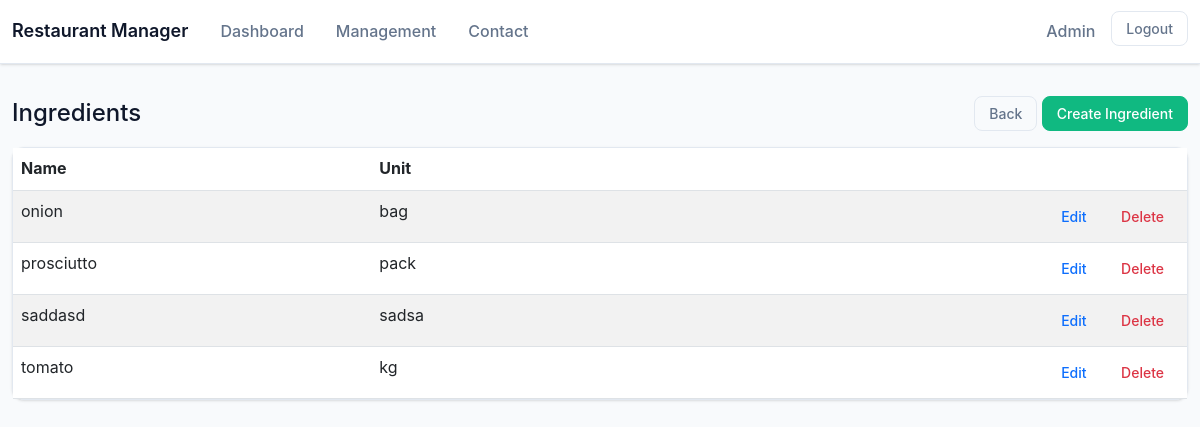
The page /management/ingredients/ (signed in) on the database as committed earlier.
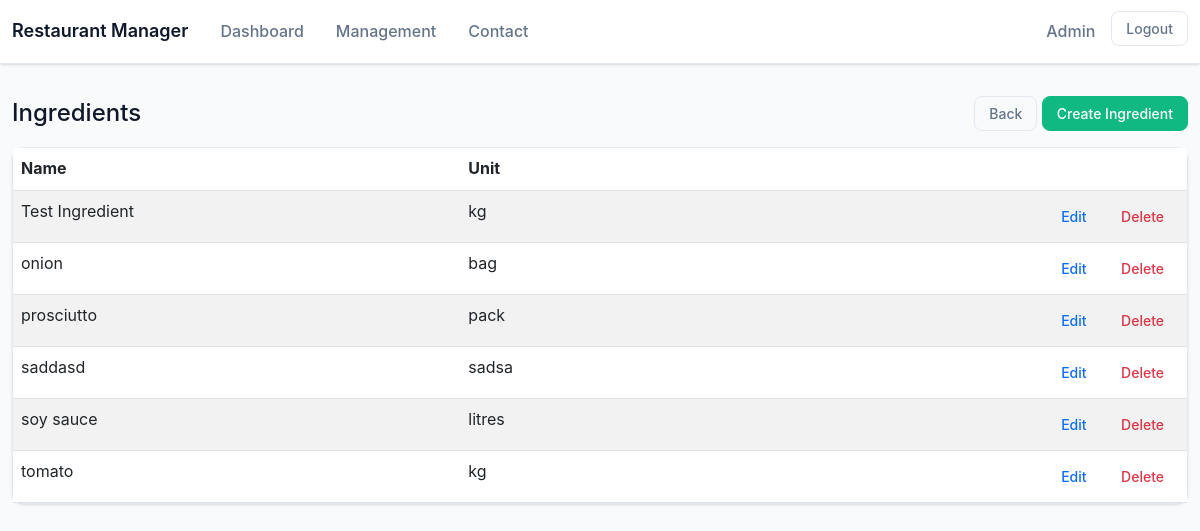
The same page on the database as committed later.
### orders/models.py (models this page shows, shortened)
class Ingredient(models.Model):
    name = models.CharField(max_length=100)
    unit = models.CharField(max_length=20)
    station = models.CharField(max_length=50, blank=True, null=True)

### orders/views.py (the view)
# urls.py: path('management/ingredients/', views.management_ingredients, name='management_ingredients'),
@admin_required
def management_ingredients(request):
    ingredients = Ingredient.objects.all().order_by('name')
    return render(request, 'management/ingredients_list.html', {'ingredients': ingredients})

### accounts/models.py (called while the page is built)
    def is_admin_role(self):
        return self.role == self.Role.ADMIN

### accounts/templatetags/user_tags.py (called while the page is built)
@register.filter
def has_admin_full_access(user):
    return user.has_perm('accounts.admin_full_access') or user.is_admin_role()

### orders/views.py (called while the page is built)
def admin_required(view_func):
    @wraps(view_func)
    @login_required
    def _wrapped(request, *args, **kwargs):
        user = request.user
        if getattr(user, 'is_admin_role', None) and user.is_admin_role():
            return view_func(request, *args, **kwargs)
        if user.has_perm('accounts.admin_full_access'):
            return view_func(request, *args, **kwargs)
        messages.error(request, "You do not have access to Management.")
        return redirect('dashboard')
    return _wrapped

### templates/management/ingredients_list.html (shortened to what this page needs)
{% extends 'base.html' %}
{% block content %}
<div class="d-flex justify-content-between align-items-center mb-3">
  <h1 class="h4 mb-0">Ingredients</h1>
  <div>
    <a href="{% url 'management_home' %}" class="btn btn-sm btn-secondary">Back</a>
    <a href="{% url 'management_ingredient_create' %}" class="btn btn-sm btn-primary">Create Ingredient</a>
  </div>
</div>
<div class="card">
  <div class="table-responsive">
    <table class="table table-striped mb-0">
      <thead>
        <tr>
          <th>Name</th>
          <th>Unit</th>
          <th></th>
        </tr>
      </thead>
      <tbody>
        {% for ing in ingredients %}
        <tr>
          <td>{{ ing.name }}</td>
          <td>{{ ing.unit }}</td>
          <td class="text-end">
            <a class="btn btn-sm btn-outline-primary" href="{% url 'management_ingredient_edit' ing.id %}">Edit</a>
            <a class="btn btn-sm btn-outline-danger" href="{% url 'management_ingredient_delete' ing.id %}">Delete</a>
          </td>
        </tr>
        {% empty %}
        <tr><td colspan="3" class="text-center">No ingredients.</td></tr>
        {% endfor %}
      </tbody>
    </table>
  </div>
</div>
{% endblock %}

Rows that differ between the two databases and show on the page:
added Ingredient: name "Test Ingredient", unit "kg"
added Ingredient: name "soy sauce", unit "litres"
